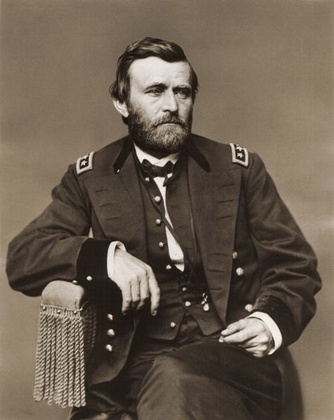
%> input picture HW_histogram/US-grant.jpg, 334 x 420 px, shrunk from 472 x 594 before the run
$ octave histogram_code_1.m   (GNU Octave 9; MATLAB toolbox functions it lacks are replaced by stand-ins)
%> lines starting %> are read from the running program, lines starting %| are printed output that depends on the picture
Image = imread('US-grant.jpg');
%> Image is the input picture: size 420x334x3 uint8; mean R, G, B 105.5, 92.9, 78.6

ImageGray = rgb2gray(Image);
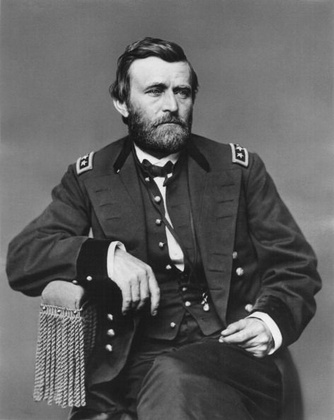
%> ImageGray: size 420x334 uint8; min 12, max 247, mean 95

imshow(ImageGray);

FreqPerIntense = zeros(256,1);

ImageSize = size(ImageGray);
%> ImageSize = [420 334]
HeightSize= ImageSize(1);
%> HeightSize = 420
WidthSize = ImageSize(2);
%> WidthSize = 334

for I_index = 1:WidthSize
    for J_index = 1:HeightSize
        Intensity = ImageGray(J_index,I_index);
        FreqPerIntense(Intensity)=FreqPerIntense(Intensity)+1;
    end
end
%> after the loop, FreqPerIntense = 256 values, max 3511 at index 115, min 0 at index 1, mean 548

bar(FreqPerIntense);
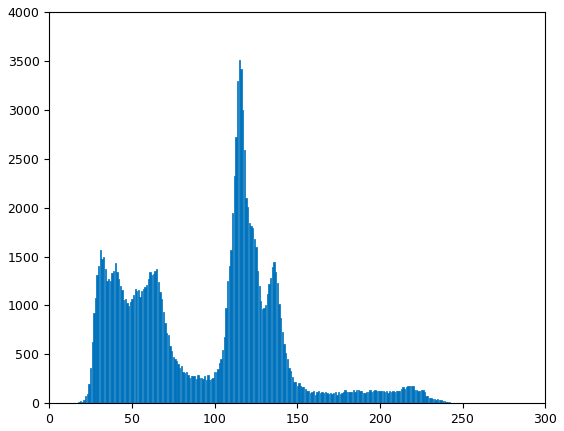
%> figure redrawn from the program's plot data; tallest bar 3511 high, from x = 114.6 to 115.4

$ run again, with HW_histogram/picture-example.png saved as HW_histogram/US-grant.jpg
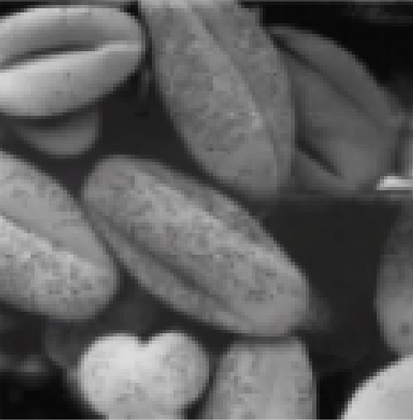
%> input picture HW_histogram/picture-example.png, 413 x 420 px, shrunk from 500 x 508 before the run
%> Image is the input picture: size 420x413x3 uint8; mean R, G, B 94.4, 94.3, 94.4
%> after the loop `for I_index = 1:WidthSize`: FreqPerIntense = 256 values, max 5196 at index 35, min 0 at index 1, mean 677.6
%> `bar(FreqPerIntense);`:
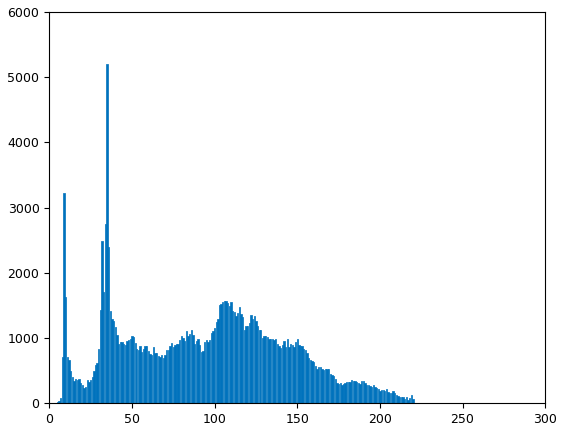
%> figure redrawn from the program's plot data; tallest bar 5196 high, from x = 34.6 to 35.4
